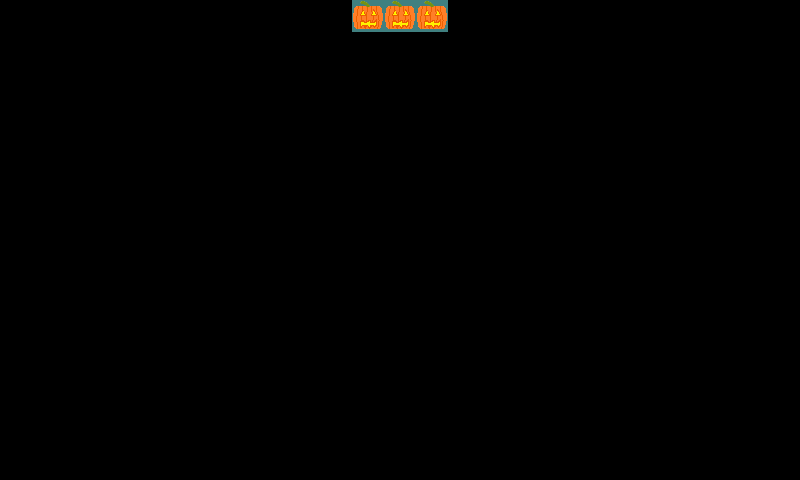

Below is a game level as drawn by its tile map, then a one-line description and the .tmx file that defines it, in full:
An orthogonal 25x15 tile map with 32x32 px tiles, 1 tile layer (Tile Layer 1).

<map version="1.2" tiledversion="1.2.0" orientation="orthogonal" renderorder="right-down" width="25" height="15" tilewidth="32" tileheight="32" infinite="0" nextlayerid="2" nextobjectid="1">
 <tileset firstgid="1" source="SpookyTileset.tsx" />
 <layer id="1" name="Tile Layer 1" width="25" height="15">
  <data encoding="csv">
0,0,0,0,0,0,0,0,0,0,0,14,14,14,0,0,0,0,0,0,0,0,0,0,0,
0,0,0,0,0,0,0,0,0,0,0,0,0,0,0,0,0,0,0,0,0,0,0,0,0,
0,0,0,0,0,0,0,0,0,0,0,0,0,0,0,0,0,0,0,0,0,0,0,0,0,
0,0,0,0,0,0,0,0,0,0,0,0,0,0,0,0,0,0,0,0,0,0,0,0,0,
0,0,0,0,0,0,0,0,0,0,0,0,0,0,0,0,0,0,0,0,0,0,0,0,0,
0,0,0,0,0,0,0,0,0,0,0,0,0,0,0,0,0,0,0,0,0,0,0,0,0,
0,0,0,0,0,0,0,0,0,0,0,0,0,0,0,0,0,0,0,0,0,0,0,0,0,
0,0,0,0,0,0,0,0,0,0,0,0,0,0,0,0,0,0,0,0,0,0,0,0,0,
0,0,0,0,0,0,0,0,0,0,0,0,0,0,0,0,0,0,0,0,0,0,0,0,0,
0,0,0,0,0,0,0,0,0,0,0,0,0,0,0,0,0,0,0,0,0,0,0,0,0,
0,0,0,0,0,0,0,0,0,0,0,0,0,0,0,0,0,0,0,0,0,0,0,0,0,
0,0,0,0,0,0,0,0,0,0,0,0,0,0,0,0,0,0,0,0,0,0,0,0,0,
0,0,0,0,0,0,0,0,0,0,0,0,0,0,0,0,0,0,0,0,0,0,0,0,0,
0,0,0,0,0,0,0,0,0,0,0,0,0,0,0,0,0,0,0,0,0,0,0,0,0,
0,0,0,0,0,0,0,0,0,0,0,0,0,0,0,0,0,0,0,0,0,0,0,0,0
</data>
 </layer>
</map>
